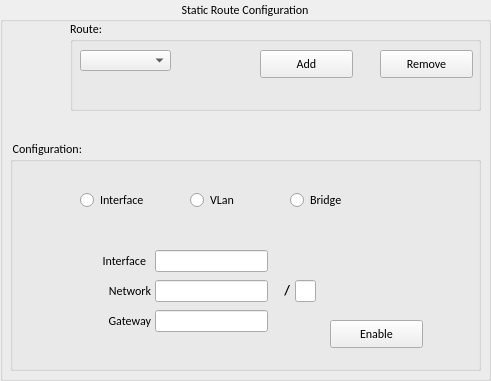
    <widget class="QGroupBox" name="static_routing">
     <property name="geometry">
      <rect>
       <x>150</x>
       <y>80</y>
       <width>491</width>
       <height>381</height>
      </rect>
     </property>
     <property name="font">
      <font>
       <family>Calibri</family>
       <pointsize>9</pointsize>
      </font>
     </property>
     <property name="title">
      <string>Static Route Configuration</string>
     </property>
     <property name="alignment">
      <set>Qt::AlignCenter</set>
     </property>
     <widget class="QGroupBox" name="groupBox_8">
      <property name="geometry">
       <rect>
        <x>70</x>
        <y>20</y>
        <width>411</width>
        <height>91</height>
       </rect>
      </property>
      <property name="title">
       <string>Route:</string>
      </property>
      <widget class="QComboBox" name="static_route_comboBox">
       <property name="geometry">
        <rect>
         <x>10</x>
         <y>30</y>
         <width>91</width>
         <height>21</height>
        </rect>
       </property>
      </widget>
      <widget class="QPushButton" name="add_static_route_Button">
       <property name="geometry">
        <rect>
         <x>190</x>
         <y>30</y>
         <width>93</width>
         <height>28</height>
        </rect>
       </property>
       <property name="text">
        <string>Add</string>
       </property>
      </widget>
      <widget class="QPushButton" name="remove_static_route_button">
       <property name="geometry">
        <rect>
         <x>310</x>
         <y>30</y>
         <width>93</width>
         <height>28</height>
        </rect>
       </property>
       <property name="text">
        <string>Remove</string>
       </property>
      </widget>
     </widget>
     <widget class="QGroupBox" name="groupBox_9">
      <property name="geometry">
       <rect>
        <x>10</x>
        <y>140</y>
        <width>471</width>
        <height>231</height>
       </rect>
      </property>
      <property name="title">
       <string> Configuration:</string>
      </property>
      <widget class="QPushButton" name="enable_disable_static_route_button">
       <property name="geometry">
        <rect>
         <x>320</x>
         <y>180</y>
         <width>93</width>
         <height>28</height>
        </rect>
       </property>
       <property name="whatsThis">
        <string>Enable = Activado 
 Disable = Desactivado</string>
       </property>
       <property name="text">
        <string>Enable</string>
       </property>
      </widget>
      <widget class="QLabel" name="label_35">
       <property name="geometry">
        <rect>
         <x>55</x>
         <y>110</y>
         <width>81</width>
         <height>21</height>
        </rect>
       </property>
       <property name="text">
        <string>Interface</string>
       </property>
       <property name="alignment">
        <set>Qt::AlignRight|Qt::AlignTrailing|Qt::AlignVCenter</set>
       </property>
      </widget>
      <widget class="QLineEdit" name="interface_static_route">
       <property name="geometry">
        <rect>
         <x>145</x>
         <y>110</y>
         <width>113</width>
         <height>22</height>
        </rect>
       </property>
      </widget>
      <widget class="QLineEdit" name="network_static_route">
       <property name="geometry">
        <rect>
         <x>145</x>
         <y>140</y>
         <width>113</width>
         <height>22</height>
        </rect>
       </property>
      </widget>
      <widget class="QLabel" name="mac__static_route">
       <property name="geometry">
        <rect>
         <x>60</x>
         <y>140</y>
         <width>81</width>
         <height>21</height>
        </rect>
       </property>
       <property name="text">
        <string>Network</string>
       </property>
       <property name="alignment">
        <set>Qt::AlignRight|Qt::AlignTrailing|Qt::AlignVCenter</set>
       </property>
      </widget>
      <widget class="QRadioButton" name="inter_static_route_radioButton">
       <property name="geometry">
        <rect>
         <x>70</x>
         <y>50</y>
         <width>95</width>
         <height>20</height>
        </rect>
       </property>
       <property name="text">
        <string>Interface</string>
       </property>
      </widget>
      <widget class="QRadioButton" name="bridge_static_route_radioButton">
       <property name="geometry">
        <rect>
         <x>280</x>
         <y>50</y>
         <width>95</width>
         <height>20</height>
        </rect>
       </property>
       <property name="text">
        <string>Bridge</string>
       </property>
      </widget>
      <widget class="QRadioButton" name="vlan_static_route_radioButton">
       <property name="geometry">
        <rect>
         <x>180</x>
         <y>50</y>
         <width>95</width>
         <height>20</height>
        </rect>
       </property>
       <property name="text">
        <string>VLan</string>
       </property>
      </widget>
      <widget class="QLabel" name="label_27">
       <property name="geometry">
        <rect>
         <x>260</x>
         <y>140</y>
         <width>20</width>
         <height>21</height>
        </rect>
       </property>
       <property name="font">
        <font>
         <pointsize>10</pointsize>
         <weight>75</weight>
         <bold>true</bold>
        </font>
       </property>
       <property name="text">
        <string>/</string>
       </property>
       <property name="alignment">
        <set>Qt::AlignRight|Qt::AlignTrailing|Qt::AlignVCenter</set>
       </property>
      </widget>
      <widget class="QLineEdit" name="pref_static_route">
       <property name="geometry">
        <rect>
         <x>285</x>
         <y>140</y>
         <width>21</width>
         <height>22</height>
        </rect>
       </property>
      </widget>
      <widget class="QLabel" name="label_42">
       <property name="geometry">
        <rect>
         <x>60</x>
         <y>170</y>
         <width>81</width>
         <height>21</height>
        </rect>
       </property>
       <property name="text">
        <string>Gateway</string>
       </property>
       <property name="alignment">
        <set>Qt::AlignRight|Qt::AlignTrailing|Qt::AlignVCenter</set>
       </property>
      </widget>
      <widget class="QLineEdit" name="gateway_static_route">
       <property name="geometry">
        <rect>
         <x>145</x>
         <y>170</y>
         <width>113</width>
         <height>22</height>
        </rect>
       </property>
      </widget>
     </widget>
    </widget>
